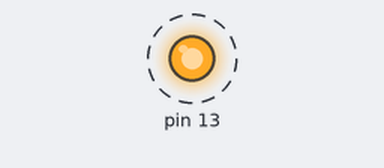
A sketch run on a simulated Arduino Uno, built with avr-gcc and run on an emulated ATmega328P. On the bench: output pins drawn as LEDs (lit = HIGH). Dashed ring = blinking.

Above: at 0.5 s.
Timing chart, 0 to 3.5 s (numbered marks = the images above):
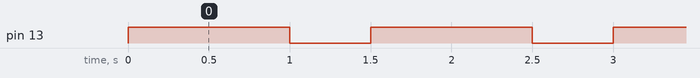

Measured:
- by itself, pin 13: alternates HIGH for 1.0 s and LOW for 0.50 s

The sketch:

Led_con_funciones.ino
```cpp
// Autor: Alejandro Mancilla Huanca - (+591)65537461
// Contacto: alejandro.mancilla.umsa@gmail.com
void setup() {
pinMode(13, OUTPUT);
}

void loop() {

  encender();
  delay(1000);
  apagar();
  delay(500);
}

void encender()
{  digitalWrite(13, HIGH);  }

void apagar()
{  digitalWrite(13, LOW);   }
```
